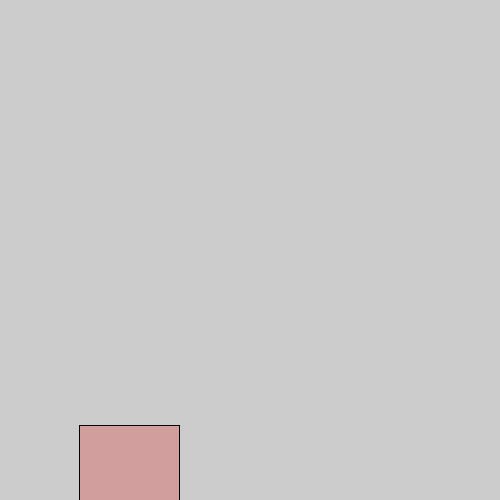
Frame 1 (no input)
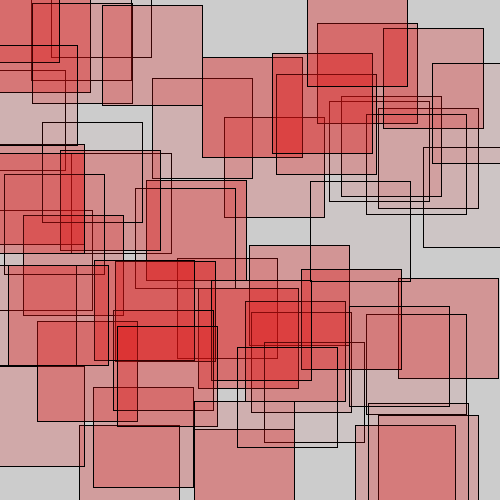
Frame 60 (the mouse pressed at the canvas centre just before this capture)
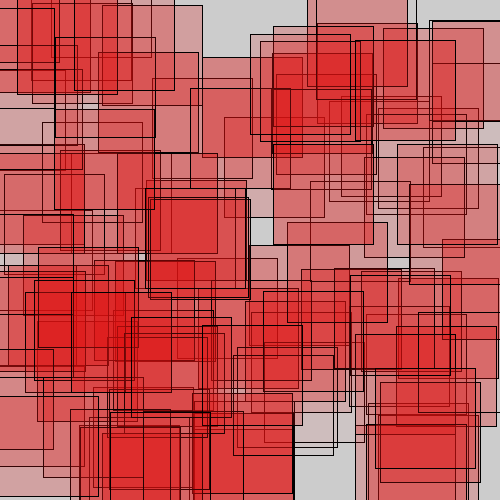
Frame 120 (the mouse held since frame 60 and released just before this capture)

The Processing sketch that drew these frames (run headless with seeded random() and noise(); from frame 60 on, the mouse is pressed at the canvas centre):

// Processing sketch: processing_129316
// ── processing_129316.pde

void setup () {
 size (500, 500);
 rectMode (CENTER);
}

void draw () {
// background(#FFFFFF);
  fill(#E01010, random(100));
 rect(random(width), random(height), 100, 100);
}
